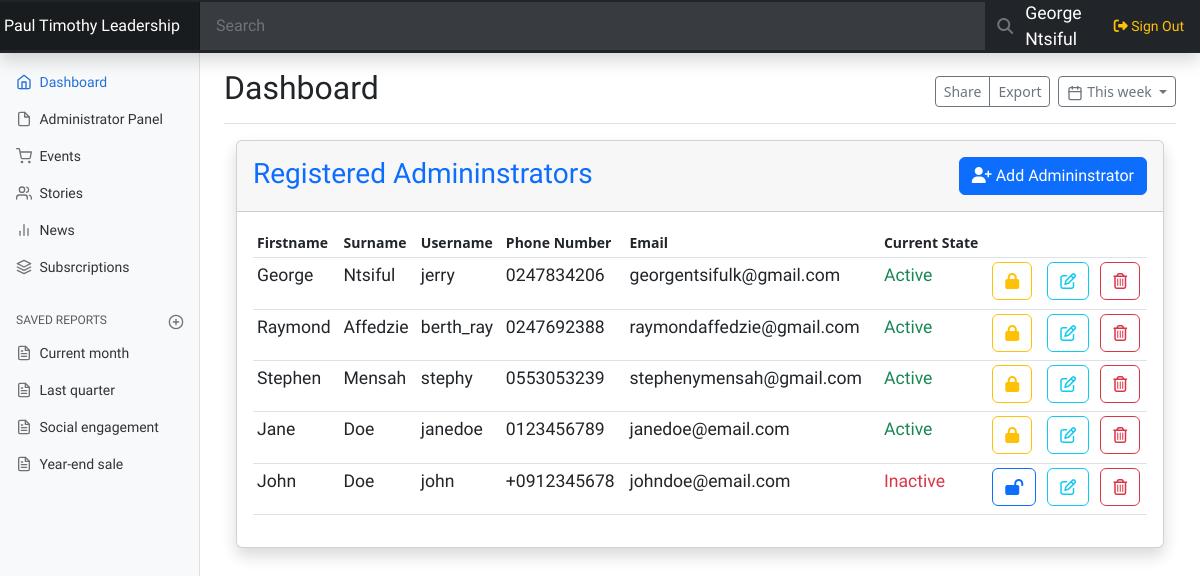
Screenshot of /register-admin.php (signed in) with the database file from the repository.
### tables this page shows
CREATE TABLE `admin_registration` (
  `id` int(11) NOT NULL,
  `firstname` char(32) NOT NULL,
  `surname` char(32) NOT NULL,
  `username` varchar(32) NOT NULL,
  `phone_number` varchar(13) NOT NULL,
  `email` varchar(50) NOT NULL,
  `password` varchar(255) NOT NULL,
  `pwd_reset_token` int(11) NOT NULL,
  `status` text NOT NULL DEFAULT 'Moderator',
  `check_status` varchar(15) NOT NULL
);

### register-admin.php (the view, shortened to what this page needs)
<?php
include('security.php');
include('includes/header.php');
include('includes/navbar.php');
?>
<div class="container-fluid">
    <div class="card shadow mb-4">
        <div class="card-header py-3">
            <h3 class="font-weight-bold m-0 text-primary">Registered Admininstrators
                <button type="button" class="btn btn-primary ml-5 float-end" data-bs-toggle="modal" data-bs-target="#add_admin">
                    <i class="fa fa-user-plus"></i> Add Admininstrator
                </button>
            </h3>
        </div>
        <div class="card-body">
            <div class="table-responsive">
                <?php
                $query = "SELECT id, firstname, surname, username, phone_number, email, check_status FROM `admin_registration`";
                $query_run = mysqli_query($connection, $query);
                ?>
                <table class="table table-hover table-sm">
                    <thead>
                        <tr>
                            <th scope="col">Firstname</th>
                            <th scope="col">Surname</th>
                            <th scope="col">Username</th>
                            <th scope="col">Phone Number</th>
                            <th scope="col">Email</th>
                            <th scope="col">Current State</th>
                            <th scope="col"></th>
                            <th scope="col"></th>
                            <th scope="col"></th>
                        </tr>
                    </thead>
                    <tbody>
                        <?php
                        if ($query_run) {
                            while ($row = mysqli_fetch_array($query_run)) {
                        ?>
                                <tr>
                                    <td>
                                        <p> <?php echo $row['firstname']; ?> </p>
                                    </td>
                                    <td>
                                        <p> <?php echo $row['surname']; ?> </p>
                                    </td>
                                    <td>
                                        <p> <?php echo $row['username']; ?> </p>
                                    </td>
                                    <td>
                                        <p> <?php echo $row['phone_number']; ?> </p>
                                    </td>
                                    <td>
                                        <p> <?php echo $row['email']; ?> </p>
                                    </td>
                                    <td>
                                        <?php
                                        $status_check = $row['check_status'];
                                        if ($status_check === "Active") {
                                        ?>
                                            <p class="text-success"> <?php echo $row['check_status']; ?> </p>
                                        <?php
                                        } elseif ($status_check === "Inactive") {
                                        ?>
                                            <p class="text-danger"> <?php echo $row['check_status']; ?> </p>
                                        <?php
                                        }
                                        ?>
                                    </td>
                                    <td>
                                        <?php
                                        $status_check = $row['check_status'];
                                        if ($status_check === "Active") {
                                        ?>
                                            <form action="registercode.php" method="POST">
                                                <button type="submit" name="status_block" class="btn btn-outline-warning" data-bs-toggle="tooltip" data-bs-placement="left" title="Block Admin" onclick="return confirm('Do you want to block admin')">
                                                    <i class="fa-solid fa-lock"></i>
                                                </button>
                                            </form>
                                        <?php
                                        } elseif ($status_check === "Inactive") {
                                        ?>
                                            <form action="registercode.php" method="POST">
                                                <button type="submit" name="status_unblock" class="btn btn-outline-primary" data-bs-toggle="tooltip" data-bs-placement="left" title="Unblock Admin" onclick="return confirm('Do you want to unblock admin')">
                                                    <i class="fa-solid fa-lock-open"></i>
                                                </button>
                                            </form>
                                        <?php
                                        }
                                        ?>
                                    </td>
                                    <td>
                                        <form action="registeredit.php" method="POST">
                                            <button type="submit" name="edit_btn" class="btn btn-outline-info" data-bs-toggle="tooltip" data-bs-placement="left" title="Edit Admins Profile">
                                                <i class="fa fa-edit"></i>
                                            </button>
                                        </form>
                                    </td>
                                    <td>
                                        <form action="registercode.php" method="post">
                                            <button type="submit" name="delete_admin_profile" class="btn btn-outline-danger" data-bs-toggle="tooltip" data-bs-placement="left" title="Delete Profile" onclick="return confirm('Do you want to delete')">
                                                <i class="fa fa-trash-o"></i>
                                            </button>
                                        </form>
                                    </td>
                                </tr>
                            <?php
                            }
                        } else {
                            ?>
                            <tr>
                                <td><?php echo "No data found"; ?></td>
                            </tr>
                        <?php
                        }
                        ?>
                    </tbody>
                </table>
            </div>
        </div>
    </div>
</div>
<?php
include('includes/footer.php');
?>

### includes/header.php (shortened to what this page needs)
<!doctype html>
<html lang="en">
  <head>
    <link href="css/css/bootstrap.min.css" rel="stylesheet">
    <link href="css/dashboard.css" rel="stylesheet">
    <link href="css/customadmin.css" rel="stylesheet">
    <link rel="stylesheet" href="https://cdnjs.cloudflare.com/ajax/libs/font-awesome/5.13.0/css/all.min.css">
    <link rel="stylesheet" href="https://cdnjs.cloudflare.com/ajax/libs/font-awesome/4.7.0/css/font-awesome.min.css">
  </head>
  <body>

### includes/navbar.php (shortened to what this page needs)
<header class="navbar navbar-dark sticky-top bg-dark flex-md-nowrap p-0 shadow">
  <a class="navbar-brand col-md-3 col-lg-2 me-0 px-1 fs-6" href="index.php">Paul Timothy Leadership</a>
  <input class="form-control form-control-dark w-70 rounded-0 border-0" type="text" placeholder="Search">
  <button type="submit" class="btn btn-outline-secondary rounded-0 border-0 w-10"><i class="fas fa-search"></i></button>
  <span class="mr-2 d-none d-lg-inline w-20">
    <a href="profile.php" class="text-decoration-none text-white"><?php
      $id = $_SESSION['users']['users_id'];
      $query = "SELECT * FROM admin_registration WHERE id = '$id'" ;
      $query_run = mysqli_query($connection, $query);
      if($query_run){
          while($row = mysqli_fetch_array($query_run)){
            echo $row['firstname']." ". $row['surname'];
        }
      }
    ?></a>
  </span>
  <div class="navbar-nav">
    <div class="nav-item text-nowrap">
      <a class="nav-link px-3 text-warning" href="#" data-bs-toggle="modal" data-bs-target="#staticBackdrop">
        <i class="fas fa-sign-out-alt"></i> Sign Out
      </a>
    </div>
  </div>
</header>
<div class="container-fluid">
  <div class="row">
    <nav id="sidebarMenu" class="col-md-3 col-lg-2 d-md-block bg-light sidebar collapse">
      <div class="position-sticky pt-3">
        <ul class="nav flex-column">
          <li class="nav-item">
            <a class="nav-link active" aria-current="page" href="index.php">
              <span data-feather="home" class="align-text-bottom"></span>
              Dashboard
            </a>
          </li>
          <li class="nav-item">
            <a class="nav-link" href="register-admin.php">
              <span data-feather="file" class="align-text-bottom"></span>
              Administrator Panel
            </a>
          </li>
          <li class="nav-item">
            <a class="nav-link" href="events.php">
              <span data-feather="shopping-cart" class="align-text-bottom"></span>
              Events
            </a>
          </li>
          <li class="nav-item">
            <a class="nav-link" href="stories.php">
              <span data-feather="users" class="align-text-bottom"></span>
              Stories
            </a>
          </li>
          <li class="nav-item">
            <a class="nav-link" href="news.php">
              <span data-feather="bar-chart-2" class="align-text-bottom"></span>
              News
            </a>
          </li>
          <li class="nav-item">
            <a class="nav-link" href="subscriptions.php">
              <span data-feather="layers" class="align-text-bottom"></span>
              Subsrcriptions
            </a>
          </li>
        </ul>
        <h6 class="sidebar-heading d-flex justify-content-between align-items-center px-3 mt-4 mb-1 text-muted text-uppercase">
          <span>Saved reports</span>
          <a class="link-secondary" href="#" aria-label="Add a new report">
            <span data-feather="plus-circle" class="align-text-bottom"></span>
          </a>
        </h6>
        <ul class="nav flex-column mb-2">
          <li class="nav-item">
            <a class="nav-link" href="#">
              <span data-feather="file-text" class="align-text-bottom"></span>
              Current month
            </a>
          </li>
          <li class="nav-item">
            <a class="nav-link" href="#">
              <span data-feather="file-text" class="align-text-bottom"></span>
              Last quarter
            </a>
          </li>
          <li class="nav-item">
            <a class="nav-link" href="#">
              <span data-feather="file-text" class="align-text-bottom"></span>
              Social engagement
            </a>
          </li>
          <li class="nav-item">
            <a class="nav-link" href="#">
              <span data-feather="file-text" class="align-text-bottom"></span>
              Year-end sale
            </a>
          </li>
        </ul>
      </div>
    </nav>
    <main class="col-md-9 ms-sm-auto col-lg-10 px-md-4">
      <div class="d-flex justify-content-between flex-wrap flex-md-nowrap align-items-center pt-3 pb-2 mb-3 border-bottom">
        <h1 class="h2">Dashboard</h1>
        <div class="btn-toolbar mb-2 mb-md-0">
          <div class="btn-group me-2">
            <button type="button" class="btn btn-sm btn-outline-secondary">Share</button>
            <button type="button" class="btn btn-sm btn-outline-secondary">Export</button>
          </div>
          <button type="button" class="btn btn-sm btn-outline-secondary dropdown-toggle">
            <span data-feather="calendar" class="align-text-bottom"></span>
            This week
          </button>
        </div>
      </div>

### includes/footer.php (shortened to what this page needs)
    </main>
</div>
</div>
</body>
</html>

### css/dashboard.css (style rules this page uses)
body { font-size: .875rem; }
.feather { width: 16px; height: 16px; }
.sidebar { position: fixed; top: 0; bottom: 0; left: 0; z-index: 100; padding: 48px 0 0; box-shadow: inset -1px 0 0 rgba(0, 0, 0, .1); }
.sidebar .nav-link { font-weight: 500; color: #333; }
.sidebar .nav-link .feather { margin-right: 4px; color: #727272; }
.sidebar .nav-link.active { color: #2470dc; }
.sidebar .nav-link:hover .feather, .sidebar .nav-link.active .feather { color: inherit; }
.sidebar-heading { font-size: .75rem; }
.navbar-brand { padding-top: .75rem; padding-bottom: .75rem; background-color: rgba(0, 0, 0, .25); box-shadow: inset -1px 0 0 rgba(0, 0, 0, .25); }
.navbar .form-control { padding: .75rem 1rem; }
.form-control-dark { color: #fff; background-color: rgba(255, 255, 255, .1); border-color: rgba(255, 255, 255, .1); }

### css/customadmin.css (style rules this page uses)
h1, h2, h3, h4, h5, h6, p, input, ul, li, span, small, strong, a, label, .nav-item { font-family: Raleway, Roboto, Sofia, Amita, Alike, Acme, sans-serif; }
p, a, label { font-size: 1.1rem; }

### rows the page displays
admin_registration: firstname "George", surname "Ntsiful", username "jerry", phone_number "0247834206", email "georgentsifulk@gmail.com", check_status "Active"
admin_registration: firstname "Raymond", surname "Affedzie", username "berth_ray", phone_number "0247692388", email "raymondaffedzie@gmail.com", check_status "Active"
admin_registration: firstname "Stephen", surname "Mensah", username "stephy", phone_number "0553053239", email "stephenymensah@gmail.com", check_status "Active"
admin_registration: firstname "Jane", surname "Doe", username "janedoe", phone_number "0123456789", email "janedoe@email.com", check_status "Active"
admin_registration: firstname "John", surname "Doe", username "john", phone_number "+0912345678", email "johndoe@email.com", check_status "Inactive"
